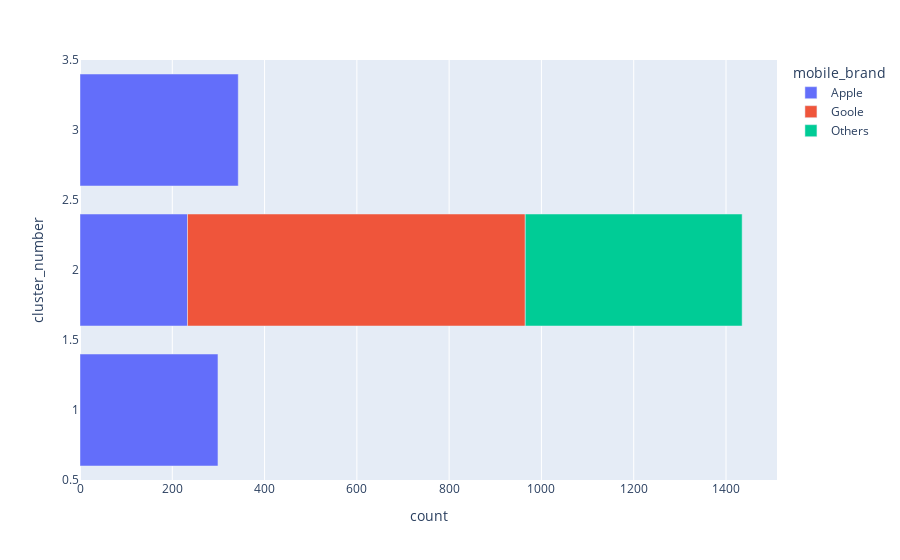
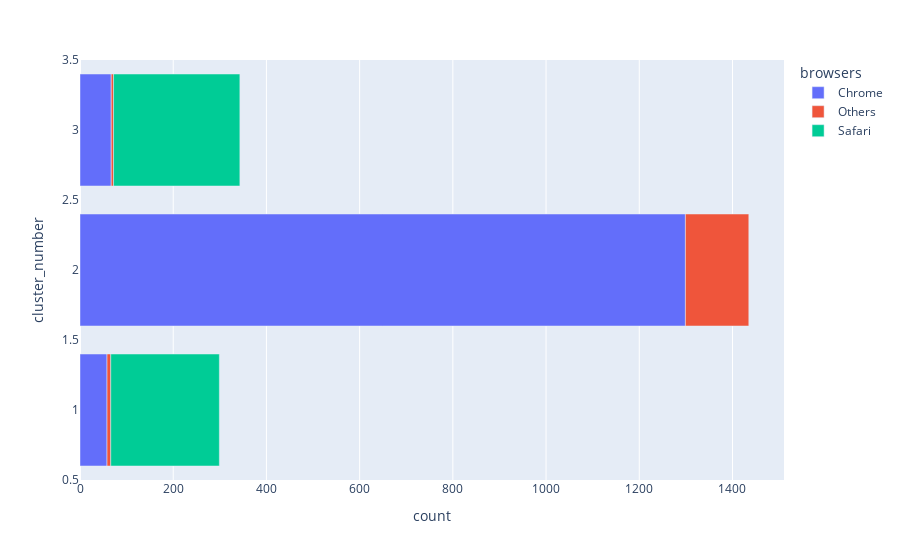
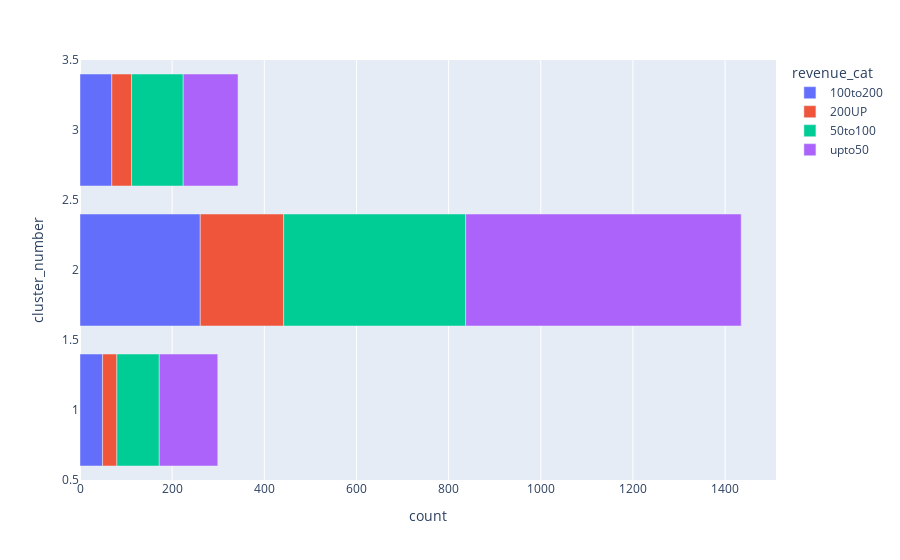
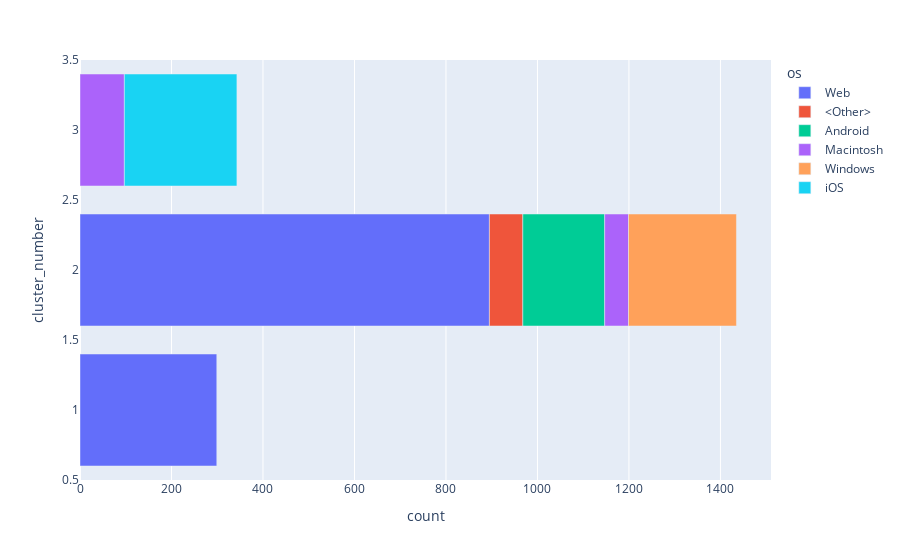

Notebook cell for these charts, in order:
### Code cell
for columns in predict_data.columns:
    if not columns == 'CENTROID_ID':
        print(get_cluster_graph(predict_data,columns))

### Figure 1 — Plotly figure (JSON) as saved in the notebook; plotly's stock layout.template omitted (floating-point values rounded to 4 significant figures)
{"data": [{"alignmentgroup": "True", "customdata": [["Apple", "100.0%"], ["Apple", "16.24%"], ["Apple", "100.0%"]], "hovertemplate": "mobile_brand=%{customdata[0]}<br>count=%{x}<br>cluster_number=%{y}<br>percent_count=%{customdata[1]}<extra></extra>", "legendgroup": "Apple", "marker": {"color": "#636efa", "pattern": {"shape": ""}}, "name": "Apple", "offsetgroup": "Apple", "orientation": "h", "showlegend": true, "textposition": "auto", "type": "bar", "x": [299, 233, 343], "xaxis": "x", "y": [1, 2, 3], "yaxis": "y"}, {"alignmentgroup": "True", "customdata": [["Goole", "51.01%"]], "hovertemplate": "mobile_brand=%{customdata[0]}<br>count=%{x}<br>cluster_number=%{y}<br>percent_count=%{customdata[1]}<extra></extra>", "legendgroup": "Goole", "marker": {"color": "#EF553B", "pattern": {"shape": ""}}, "name": "Goole", "offsetgroup": "Goole", "orientation": "h", "showlegend": true, "textposition": "auto", "type": "bar", "x": [732], "xaxis": "x", "y": [2], "yaxis": "y"}, {"alignmentgroup": "True", "customdata": [["Others", "32.75%"]], "hovertemplate": "mobile_brand=%{customdata[0]}<br>count=%{x}<br>cluster_number=%{y}<br>percent_count=%{customdata[1]}<extra></extra>", "legendgroup": "Others", "marker": {"color": "#00cc96", "pattern": {"shape": ""}}, "name": "Others", "offsetgroup": "Others", "orientation": "h", "showlegend": true, "textposition": "auto", "type": "bar", "x": [470], "xaxis": "x", "y": [2], "yaxis": "y"}], "layout": {"autosize": true, "barmode": "relative", "legend": {"title": {"text": "mobile_brand"}, "tracegroupgap": 0}, "margin": {"t": 60}, "xaxis": {"anchor": "y", "autorange": true, "domain": [0, 1], "range": [0, 1511.0], "title": {"text": "count"}, "type": "linear"}, "yaxis": {"anchor": "x", "autorange": true, "domain": [0, 1], "range": [0.5, 3.5], "title": {"text": "cluster_number"}, "type": "linear"}}}

### Figure 2 — Plotly figure (JSON) as saved in the notebook; plotly's stock layout.template omitted (floating-point values rounded to 4 significant figures)
{"data": [{"alignmentgroup": "True", "customdata": [["Chrome", "19.4%"], ["Chrome", "90.52%"], ["Chrome", "19.53%"]], "hovertemplate": "browsers=%{customdata[0]}<br>count=%{x}<br>cluster_number=%{y}<br>percent_count=%{customdata[1]}<extra></extra>", "legendgroup": "Chrome", "marker": {"color": "#636efa", "pattern": {"shape": ""}}, "name": "Chrome", "offsetgroup": "Chrome", "orientation": "h", "showlegend": true, "textposition": "auto", "type": "bar", "x": [58, 1299, 67], "xaxis": "x", "y": [1, 2, 3], "yaxis": "y"}, {"alignmentgroup": "True", "customdata": [["Others", "2.68%"], ["Others", "9.48%"], ["Others", "1.46%"]], "hovertemplate": "browsers=%{customdata[0]}<br>count=%{x}<br>cluster_number=%{y}<br>percent_count=%{customdata[1]}<extra></extra>", "legendgroup": "Others", "marker": {"color": "#EF553B", "pattern": {"shape": ""}}, "name": "Others", "offsetgroup": "Others", "orientation": "h", "showlegend": true, "textposition": "auto", "type": "bar", "x": [8, 136, 5], "xaxis": "x", "y": [1, 2, 3], "yaxis": "y"}, {"alignmentgroup": "True", "customdata": [["Safari", "77.93%"], ["Safari", "79.01%"]], "hovertemplate": "browsers=%{customdata[0]}<br>count=%{x}<br>cluster_number=%{y}<br>percent_count=%{customdata[1]}<extra></extra>", "legendgroup": "Safari", "marker": {"color": "#00cc96", "pattern": {"shape": ""}}, "name": "Safari", "offsetgroup": "Safari", "orientation": "h", "showlegend": true, "textposition": "auto", "type": "bar", "x": [233, 271], "xaxis": "x", "y": [1, 3], "yaxis": "y"}], "layout": {"autosize": true, "barmode": "relative", "legend": {"title": {"text": "browsers"}, "tracegroupgap": 0}, "margin": {"t": 60}, "xaxis": {"anchor": "y", "autorange": true, "domain": [0, 1], "range": [0, 1511.0], "title": {"text": "count"}, "type": "linear"}, "yaxis": {"anchor": "x", "autorange": true, "domain": [0, 1], "range": [0.5, 3.5], "title": {"text": "cluster_number"}, "type": "linear"}}}

### Figure 3 — Plotly figure (JSON) as saved in the notebook; plotly's stock layout.template omitted (floating-point values rounded to 4 significant figures)
{"data": [{"alignmentgroup": "True", "customdata": [["100to200", "16.39%"], ["100to200", "18.19%"], ["100to200", "20.12%"]], "hovertemplate": "revenue_cat=%{customdata[0]}<br>count=%{x}<br>cluster_number=%{y}<br>percent_count=%{customdata[1]}<extra></extra>", "legendgroup": "100to200", "marker": {"color": "#636efa", "pattern": {"shape": ""}}, "name": "100to200", "offsetgroup": "100to200", "orientation": "h", "showlegend": true, "textposition": "auto", "type": "bar", "x": [49, 261, 69], "xaxis": "x", "y": [1, 2, 3], "yaxis": "y"}, {"alignmentgroup": "True", "customdata": [["200UP", "10.37%"], ["200UP", "12.61%"], ["200UP", "12.54%"]], "hovertemplate": "revenue_cat=%{customdata[0]}<br>count=%{x}<br>cluster_number=%{y}<br>percent_count=%{customdata[1]}<extra></extra>", "legendgroup": "200UP", "marker": {"color": "#EF553B", "pattern": {"shape": ""}}, "name": "200UP", "offsetgroup": "200UP", "orientation": "h", "showlegend": true, "textposition": "auto", "type": "bar", "x": [31, 181, 43], "xaxis": "x", "y": [1, 2, 3], "yaxis": "y"}, {"alignmentgroup": "True", "customdata": [["50to100", "30.77%"], ["50to100", "27.53%"], ["50to100", "32.65%"]], "hovertemplate": "revenue_cat=%{customdata[0]}<br>count=%{x}<br>cluster_number=%{y}<br>percent_count=%{customdata[1]}<extra></extra>", "legendgroup": "50to100", "marker": {"color": "#00cc96", "pattern": {"shape": ""}}, "name": "50to100", "offsetgroup": "50to100", "orientation": "h", "showlegend": true, "textposition": "auto", "type": "bar", "x": [92, 395, 112], "xaxis": "x", "y": [1, 2, 3], "yaxis": "y"}, {"alignmentgroup": "True", "customdata": [["upto50", "42.47%"], ["upto50", "41.67%"], ["upto50", "34.69%"]], "hovertemplate": "revenue_cat=%{customdata[0]}<br>count=%{x}<br>cluster_number=%{y}<br>percent_count=%{customdata[1]}<extra></extra>", "legendgroup": "upto50", "marker": {"color": "#ab63fa", "pattern": {"shape": ""}}, "name": "upto50", "offsetgroup": "upto50", "orientation": "h", "showlegend": true, "textposition": "auto", "type": "bar", "x": [127, 598, 119], "xaxis": "x", "y": [1, 2, 3], "yaxis": "y"}], "layout": {"autosize": true, "barmode": "relative", "legend": {"title": {"text": "revenue_cat"}, "tracegroupgap": 0}, "margin": {"t": 60}, "xaxis": {"anchor": "y", "autorange": true, "domain": [0, 1], "range": [0, 1511.0], "title": {"text": "count"}, "type": "linear"}, "yaxis": {"anchor": "x", "autorange": true, "domain": [0, 1], "range": [0.5, 3.5], "title": {"text": "cluster_number"}, "type": "linear"}}}

### Figure 4 — Plotly figure (JSON) as saved in the notebook; plotly's stock layout.template omitted (floating-point values rounded to 4 significant figures)
{"data": [{"alignmentgroup": "True", "customdata": [["Web", "100.0%"], ["Web", "62.37%"]], "hovertemplate": "os=%{customdata[0]}<br>count=%{x}<br>cluster_number=%{y}<br>percent_count=%{customdata[1]}<extra></extra>", "legendgroup": "Web", "marker": {"color": "#636efa", "pattern": {"shape": ""}}, "name": "Web", "offsetgroup": "Web", "orientation": "h", "showlegend": true, "textposition": "auto", "type": "bar", "x": [299, 895], "xaxis": "x", "y": [1, 2], "yaxis": "y"}, {"alignmentgroup": "True", "customdata": [["<Other>", "5.09%"]], "hovertemplate": "os=%{customdata[0]}<br>count=%{x}<br>cluster_number=%{y}<br>percent_count=%{customdata[1]}<extra></extra>", "legendgroup": "<Other>", "marker": {"color": "#EF553B", "pattern": {"shape": ""}}, "name": "<Other>", "offsetgroup": "<Other>", "orientation": "h", "showlegend": true, "textposition": "auto", "type": "bar", "x": [73], "xaxis": "x", "y": [2], "yaxis": "y"}, {"alignmentgroup": "True", "customdata": [["Android", "12.47%"]], "hovertemplate": "os=%{customdata[0]}<br>count=%{x}<br>cluster_number=%{y}<br>percent_count=%{customdata[1]}<extra></extra>", "legendgroup": "Android", "marker": {"color": "#00cc96", "pattern": {"shape": ""}}, "name": "Android", "offsetgroup": "Android", "orientation": "h", "showlegend": true, "textposition": "auto", "type": "bar", "x": [179], "xaxis": "x", "y": [2], "yaxis": "y"}, {"alignmentgroup": "True", "customdata": [["Macintosh", "3.62%"], ["Macintosh", "28.28%"]], "hovertemplate": "os=%{customdata[0]}<br>count=%{x}<br>cluster_number=%{y}<br>percent_count=%{customdata[1]}<extra></extra>", "legendgroup": "Macintosh", "marker": {"color": "#ab63fa", "pattern": {"shape": ""}}, "name": "Macintosh", "offsetgroup": "Macintosh", "orientation": "h", "showlegend": true, "textposition": "auto", "type": "bar", "x": [52, 97], "xaxis": "x", "y": [2, 3], "yaxis": "y"}, {"alignmentgroup": "True", "customdata": [["Windows", "16.45%"]], "hovertemplate": "os=%{customdata[0]}<br>count=%{x}<br>cluster_number=%{y}<br>percent_count=%{customdata[1]}<extra></extra>", "legendgroup": "Windows", "marker": {"color": "#FFA15A", "pattern": {"shape": ""}}, "name": "Windows", "offsetgroup": "Windows", "orientation": "h", "showlegend": true, "textposition": "auto", "type": "bar", "x": [236], "xaxis": "x", "y": [2], "yaxis": "y"}, {"alignmentgroup": "True", "customdata": [["iOS", "71.72%"]], "hovertemplate": "os=%{customdata[0]}<br>count=%{x}<br>cluster_number=%{y}<br>percent_count=%{customdata[1]}<extra></extra>", "legendgroup": "iOS", "marker": {"color": "#19d3f3", "pattern": {"shape": ""}}, "name": "iOS", "offsetgroup": "iOS", "orientation": "h", "showlegend": true, "textposition": "auto", "type": "bar", "x": [246], "xaxis": "x", "y": [3], "yaxis": "y"}], "layout": {"autosize": true, "barmode": "relative", "legend": {"title": {"text": "os"}, "tracegroupgap": 0}, "margin": {"t": 60}, "xaxis": {"anchor": "y", "autorange": true, "domain": [0, 1], "range": [0, 1511.0], "title": {"text": "count"}, "type": "linear"}, "yaxis": {"anchor": "x", "autorange": true, "domain": [0, 1], "range": [0.5, 3.5], "title": {"text": "cluster_number"}, "type": "linear"}}}
